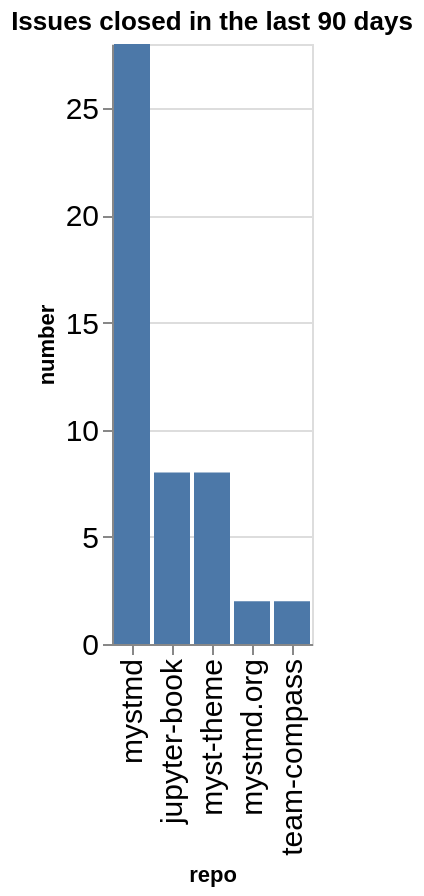

The code cell stored with this chart in its notebook:
### Code cell
closed_counts = closed.groupby(['org', 'repo']).count()['number'].reset_index()
closed_counts['org/repo'] = closed_counts.apply(lambda a: a['org'] + '/' + a['repo'], axis=1)
sorted_vals = closed_counts.sort_values(['number'], ascending=False)['repo'].values
alt.Chart(data=closed_counts, title=f"Issues closed in the last {n_days} days").mark_bar().encode(
    x=alt.X('repo', sort=alt.Sort(sorted_vals.tolist())),
    y='number',
)

### Figure 1 — Vega-Lite specification as saved in the notebook (floating-point values rounded to 4 significant figures)
{"config": {"axisLeft": {"labelFontSize": 15}, "axisBottom": {"labelFontSize": 15}}, "data": {"name": "data-bc8cc6a52e81ced3bf6e1dfac076c0e7"}, "mark": {"type": "bar"}, "encoding": {"x": {"field": "repo", "sort": ["mystmd", "jupyter-book", "myst-theme", "mystmd.org", "team-compass"], "type": "nominal"}, "y": {"field": "number", "type": "quantitative"}}, "title": "Issues closed in the last 90 days", "$schema": "https://vega.github.io/schema/vega-lite/v5.20.1.json", "datasets": {"data-bc8cc6a52e81ced3bf6e1dfac076c0e7": [{"org": "jupyter-book", "repo": "jupyter-book", "number": 8, "org/repo": "jupyter-book/jupyter-book"}, {"org": "jupyter-book", "repo": "myst-theme", "number": 8, "org/repo": "jupyter-book/myst-theme"}, {"org": "jupyter-book", "repo": "mystmd", "number": 28, "org/repo": "jupyter-book/mystmd"}, {"org": "jupyter-book", "repo": "mystmd.org", "number": 2, "org/repo": "jupyter-book/mystmd.org"}, {"org": "jupyter-book", "repo": "team-compass", "number": 2, "org/repo": "jupyter-book/team-compass"}]}}
